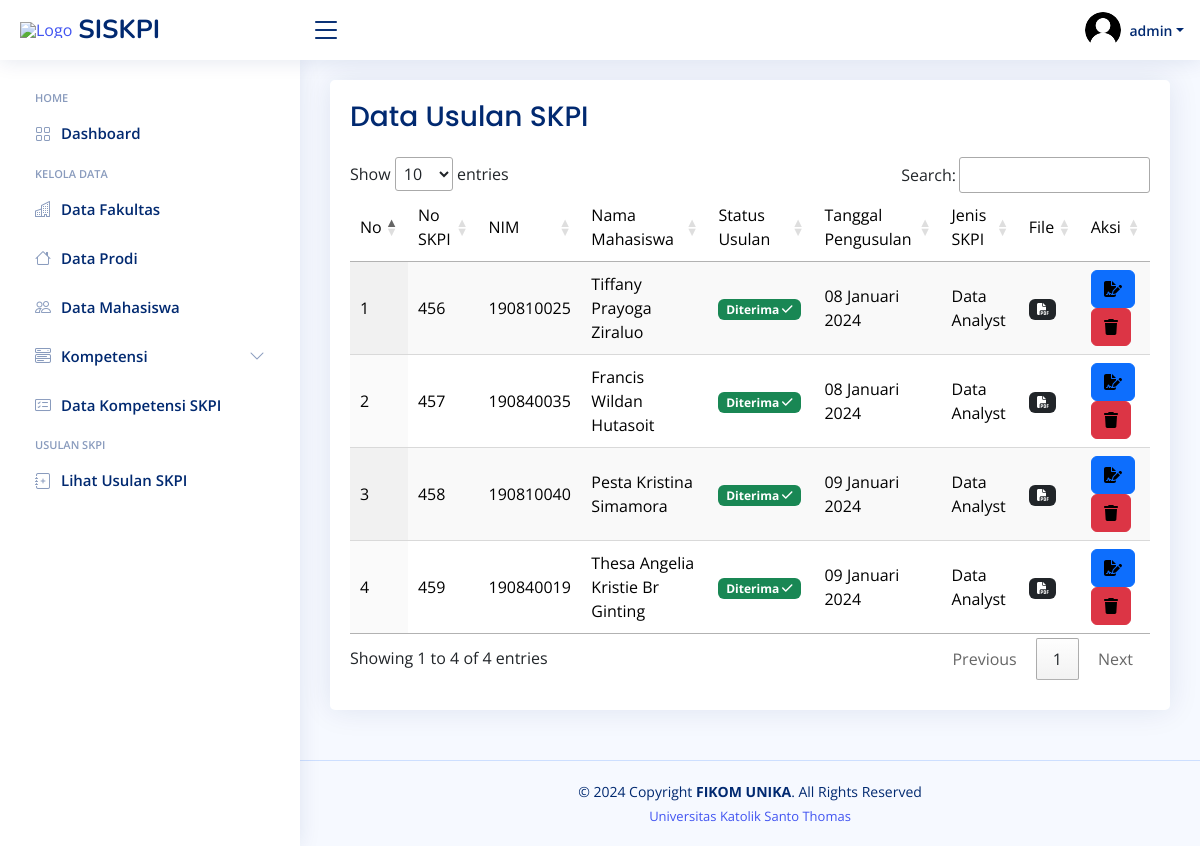
The app's page /admin/skpi/usulan.php (signed in) with its own data.
### tables this page shows
CREATE TABLE `usulan_skpi` (
  `id_usulan` int(11) NOT NULL,
  `id_mahasiswa` int(11) NOT NULL,
  `status_usulan` int(11) NOT NULL,
  `tgl_pengusulan` date NOT NULL,
  `no_skpi` varchar(255) NOT NULL,
  `file_jadi` varchar(255) NOT NULL
);

CREATE TABLE `mahasiswa` (
  `id_mahasiswa` int(11) NOT NULL,
  `nim` varchar(30) NOT NULL,
  `nama_mhs` varchar(255) NOT NULL,
  `tempat_lahir` varchar(100) NOT NULL,
  `tgl_lahir` date NOT NULL,
  `jenis_kelamin` varchar(30) NOT NULL,
  `email` varchar(255) NOT NULL,
  `password` varchar(255) NOT NULL,
  `no_ijazah` varchar(100) NOT NULL,
  `tgl_lulus` date NOT NULL,
  `gelar` varchar(100) NOT NULL,
  `kode_skpi` varchar(20) NOT NULL,
  `kd_prodi` varchar(11) NOT NULL,
  `profil` varchar(255) NOT NULL,
  `status` int(11) NOT NULL
);

CREATE TABLE `skpi` (
  `id_skpi` int(11) NOT NULL,
  `kode_skpi` varchar(20) NOT NULL,
  `jenis_skpi` varchar(255) NOT NULL,
  `sikap` text NOT NULL,
  `sikap_bing` text NOT NULL,
  `ket_umum` text NOT NULL,
  `ket_bing` text NOT NULL,
  `pengetahuan` text NOT NULL,
  `peng_bing` text NOT NULL
);

### admin/skpi/session.php (called while the page is built, shortened)
<?php
    function tgl_indo($tanggal){
        $bulan = array (
            1 =>   "Januari",
            "Februari",
            "Maret",
            "April",
            "Mei",
            "Juni",
            "Juli",
            "Agustus",
            "September",
            "Oktober",
            "November",
            "Desember"
        );
        $pecahkan = explode("-", $tanggal);
        return $pecahkan[2] . " " . $bulan[ (int)$pecahkan[1] ] . " " . $pecahkan[0];
    };
?>

### admin/skpi/usulan.php (the view)
<?php include 'header.php' ?>
<?php include 'navbar.php' ?>
<main id="main" class="main">
    <section class="section dashboard">
    <div class="row">
    <div class="col">
        <div class="card info-card sales-card">
            <div class="card-body">
                <h1 class="card-title fs-3">Data Usulan SKPI</h1>
                <table id="tabel" class="display" style="width:100%; background-color: white; color: black;">
                    <thead>
                        <tr>
                            <td>No</td>
                            <td>No SKPI</td>
                            <td>NIM</td>
                            <td>Nama Mahasiswa</td>
                            <td>Status Usulan</td>
                            <td>Tanggal Pengusulan</td>
                            <td>Jenis SKPI</td>
                            <td>File</td>
                            <td>Aksi</td>
                        </tr>
                    </thead>
                    <tbody>
                        <?php
                        $no = 1;
                        $data = mysqli_query($koneksi, "SELECT * FROM usulan_skpi inner join mahasiswa on usulan_skpi.id_mahasiswa=mahasiswa.id_mahasiswa inner join skpi on mahasiswa.kode_skpi=skpi.kode_skpi ");
                        while($d=mysqli_fetch_array($data)){
                        ?>
                        <tr>
                            <td><?= $no++ ?></td>
                            <td><?= $d['no_skpi'] ?></td>
                            <td><?= $d['nim'] ?></td>
                            <td><?= $d['nama_mhs'] ?></td>
                            <td>
                                <?php
                                    if($d['status_usulan']==0){ ?>
                                        <span class="badge bg-warning">Proses <i class="fas fa-sync-alt"></i></span>
                                    <?php } else if($d['status_usulan']==1){ ?>
                                        <span class="badge bg-success">Diterima <i class="fas fa-check"></i></span>
                                    <?php } else if($d['status_usulan']==2){?>
                                        <span class="badge bg-danger">Ditolak <i class="fas fa-times"></i></span>
                                    <?php }
                                ?>
                            </td>
                            <td><?= tgl_indo($d['tgl_pengusulan']) ?></td>
                            <td><?= $d['jenis_skpi'] ?></td>
                            <td>
                                <?php
                                    $file = '../../file_jadi/'.$d['file_jadi'];
                                    if($d['file_jadi']==null){
                                        echo '<span class="badge bg-danger">Data Belum ada</span>';
                                    } else{
                                        echo '<a class="badge bg-dark" href="'.$file.'" title="Lihat file" target="_blank"><i class="fas fa-file-pdf"></i></a>';
                                    }
                                ?>
                            </td>
                            <td>
                                <?php
                                    if($d['status_usulan']==0){ ?>
                                        <a class="btn btn-warning text-black" href="usulan/cek_berkas.php?id=<?= $d['id_usulan'] ?>" title="cek berkas"><i class="fas fa-archive"></i></a>
                                        <a class="btn btn-danger text-black" href="usulan/hapus_usulan.php?id=<?= $d['id_usulan'] ?>" title="hapus data"><i class="fas fa-trash"></i></a>
                                    <?php } else if($d['status_usulan']==1){ ?>
                                        <a class="btn btn-primary text-black" href="usulan/konvert_surat/f1.php?id=<?= $d['id_usulan'] ?> && id_jenis=<?= $d['kode_skpi'] ?>" title="buat surat"><i class="fas fa-file-signature"></i></a>
                                        <a class="btn btn-danger text-black" href="usulan/hapus_usulan.php?id=<?= $d['id_usulan'] ?>" title="hapus data"><i class="fas fa-trash"></i></a>
                                    <?php } else if($d['status_usulan']==2){ ?>
                                        <span class="badge bg-primary">Ditolak</span>
                                    <?php }
                                ?>
                            </td>
                        </tr>
                        <?php } ?>
                    </tbody>
                </table>
            </div>
        </div>
        </div>
    </div>
    </section>
</main>
<?php include 'footer.php' ?>

### admin/skpi/assets/css/style.css (style rules this page uses)
:root { scroll-behavior: smooth; }
body { font-family: "Open Sans", sans-serif; background: #f6f9ff; color: #444444; }
a { color: #4154f1; text-decoration: none; }
h1, h2, h3, h4, h5, h6 { font-family: "Nunito", sans-serif; }
#main { margin-top: 60px; padding: 20px 30px; transition: all 0.3s; }
.card { margin-bottom: 30px; border: none; border-radius: 5px; box-shadow: 0px 0 30px rgba(1, 41, 112, 0.1); }
.card-title { padding: 20px 0 15px 0; font-size: 18px; font-weight: 500; color: #012970; font-family: "Poppins", sans-serif; }
.card-body { padding: 0 20px 20px 20px; }
@media (min-width: 1200px) { #main, #footer { margin-left: 300px; } }
.dashboard .info-card { padding-bottom: 10px; }

### records on screen
usulan_skpi: no_skpi "456", id_mahasiswa.nim "190810025", id_mahasiswa.nama_mhs "Tiffany Prayoga Ziraluo", status_usulan "Diterima", tgl_pengusulan "08 Januari 2024", skpi.jenis_skpi "Data Analyst"
usulan_skpi: no_skpi "457", id_mahasiswa.nim "190840035", id_mahasiswa.nama_mhs "Francis Wildan Hutasoit", status_usulan "Diterima", tgl_pengusulan "08 Januari 2024", skpi.jenis_skpi "Data Analyst"
usulan_skpi: no_skpi "458", id_mahasiswa.nim "190810040", id_mahasiswa.nama_mhs "Pesta Kristina Simamora", status_usulan "Diterima", tgl_pengusulan "09 Januari 2024", skpi.jenis_skpi "Data Analyst"
usulan_skpi: no_skpi "459", id_mahasiswa.nim "190840019", id_mahasiswa.nama_mhs "Thesa Angelia Kristie Br Ginting", status_usulan "Diterima", tgl_pengusulan "09 Januari 2024", skpi.jenis_skpi "Data Analyst"

### other values on screen
$_SESSION['username'] "admin"
